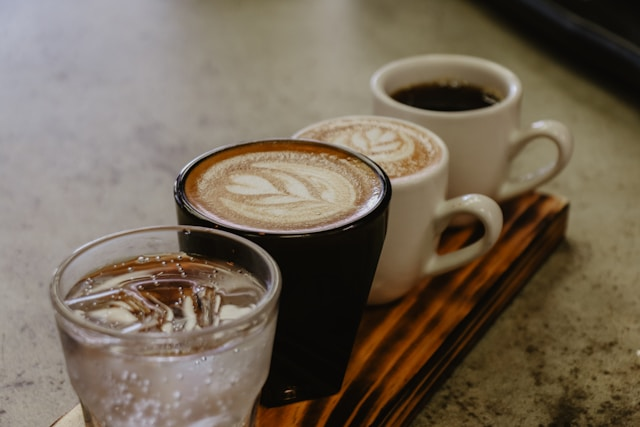
#> input picture test.jpg, 640 x 427 px
$ python bit_plane_slicing.py
#> lines starting #> are read from the running program, lines starting #| are printed output that depends on the picture; after the words box and inside, x2 and y2 are one past the last pixel; in counts of white or black regions, pixels touching at a corner belong together
import cv2
import matplotlib.pyplot as plt
import numpy as np

def bit_plane_slicing(image_path):
    # Load grayscale image
#> called with image_path = 'test.jpg'
    image = cv2.imread(image_path, cv2.IMREAD_GRAYSCALE)
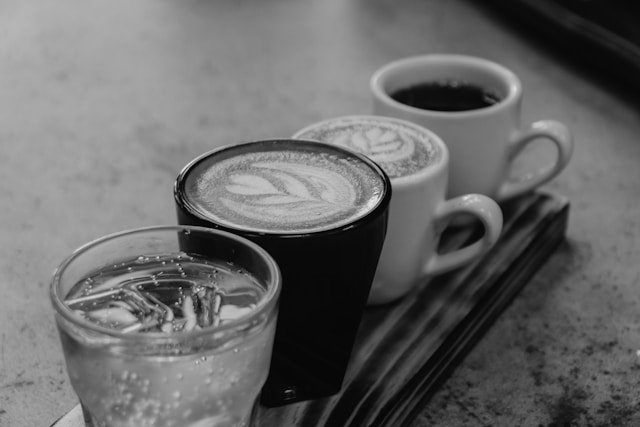
#> image: shape (427, 640); min 0, max 231, mean 104.8
    if image is None:
        print(f"File '{image_path}' does not exist or is not a valid image.")
        return

    bit_planes = []
    for i in range(7, -1, -1):  # from MSB (7) to LSB (0)
        # Extract the i-th bit using bitwise operations
        plane = (image >> i) & 1
        # Scale to full 0–255 for visibility (otherwise only 0/1)
        plane = plane * 255
        bit_planes.append(plane)
#> this loop made 8 passes
#> pass 1, in bit_plane_slicing, `plane = (image >> i) & 1`:
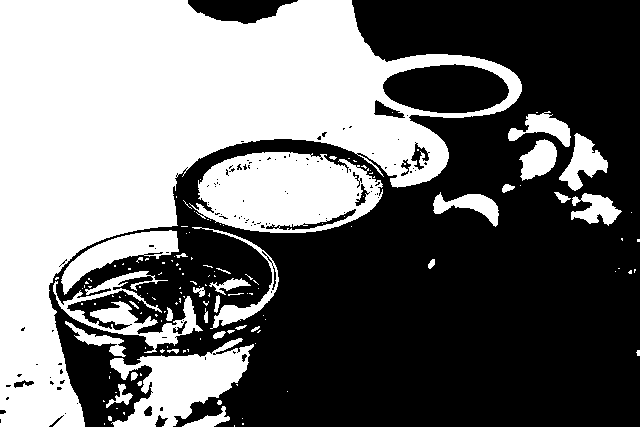
#> plane: shape (427, 640); values 0 (black) and 1 (white), 43.8% white; 143 white regions (109 under 20 px), largest, box (x1, y1, x2, y2) and area: (0, 0, 522, 427) 87558, (189, 152, 383, 233) 11158, (110, 338, 254, 427) 6089
#> pass 2, in bit_plane_slicing, `plane = (image >> i) & 1`:
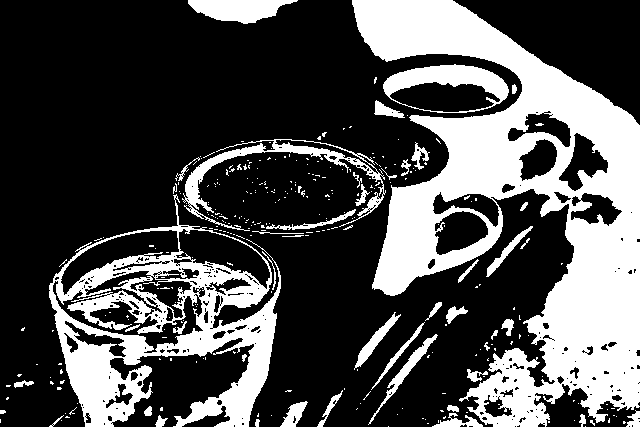
#> plane: shape (427, 640); values 0 (black) and 1 (white), 31% white; 307 white regions (261 under 20 px), largest, box (x1, y1, x2, y2) and area: (352, 0, 640, 427) 52056, (49, 194, 281, 427) 19297, (182, 139, 386, 231) 2604
#> after the loop:
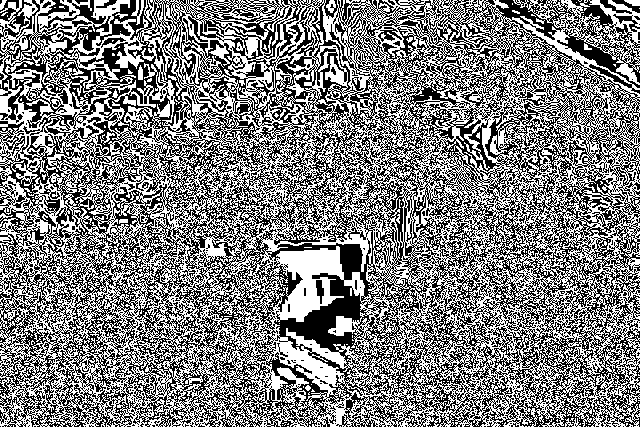
#> plane: shape (427, 640); 50.1% white; black in thin lines or dots
#> after the loop, bit_planes = 8 items

    # Titles
    titles = [f"Bit {i}" for i in range(7, -1, -1)]

    # Plot all 8 planes
    plt.figure(figsize=(12, 6))
    for i, (plane, title) in enumerate(zip(bit_planes, titles)):
        plt.subplot(2, 4, i+1)  # 2 rows, 4 columns
        plt.imshow(plane, cmap='gray')
        plt.title(title)
        plt.axis('off')
#> this loop made 8 passes
#> title on passes 1 to 8: 'Bit 7', 'Bit 6', 'Bit 5', 'Bit 4', 'Bit 3', 'Bit 2', 'Bit 1', 'Bit 0'
    plt.tight_layout()
    plt.show()
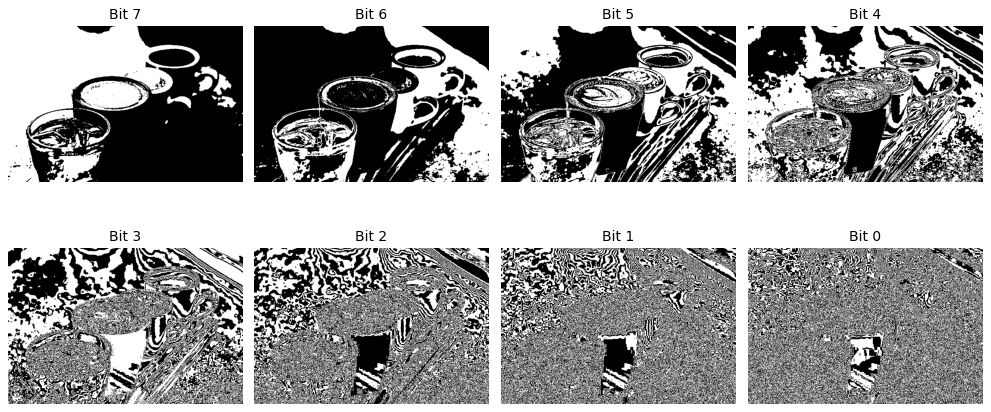
#> figure drawn by matplotlib, 8 panels

if __name__ == "__main__":
    bit_plane_slicing("test.jpg")

$ run again, with low_contrast_2.jpg copied over test.jpg
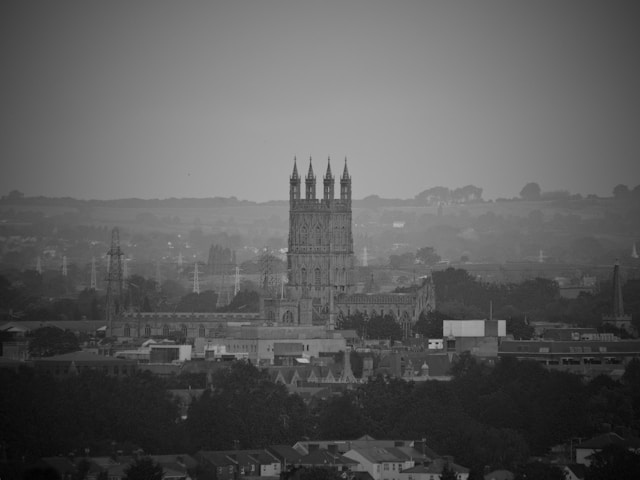
#> input picture low_contrast_2.jpg, 640 x 480 px
#> in bit_plane_slicing, image is the input picture: shape (480, 640); min 2, max 187, mean 91.8
#> the loop in bit_plane_slicing, `for i in range(7, -1, -1):` made 8 passes
#> pass 1, in bit_plane_slicing, `plane = (image >> i) & 1`:
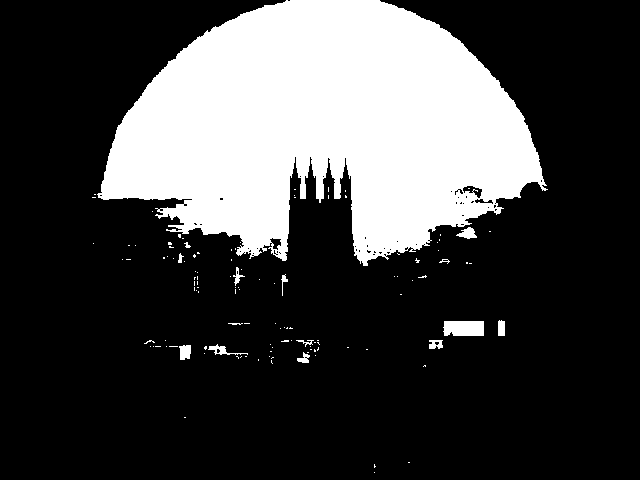
#> plane: shape (480, 640); values 0 (black) and 1 (white), 25.9% white; 120 white regions (105 under 20 px), largest, box (x1, y1, x2, y2) and area: (97, 0, 548, 266) 77711, (443, 321, 484, 336) 591, (179, 345, 191, 360) 150
#> after the loop in bit_plane_slicing, `for i in range(7, -1, -1):`:
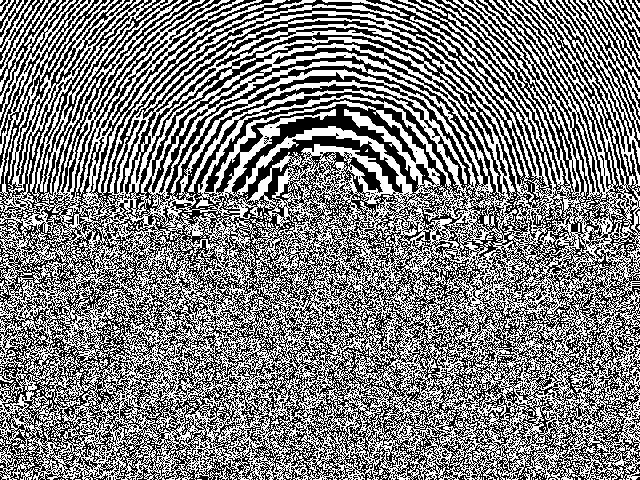
#> plane: shape (480, 640); 49.9% white in thin lines or dots
#> after the loop in bit_plane_slicing, `for i in range(7, -1, -1):`: bit_planes = 8 items
#> the loop in bit_plane_slicing, `for i, (plane, title) in enumerate(zip(bit_planes, titles)):` made 8 passes
#> title on passes 1 to 8: 'Bit 7', 'Bit 6', 'Bit 5', 'Bit 4', 'Bit 3', 'Bit 2', 'Bit 1', 'Bit 0'
